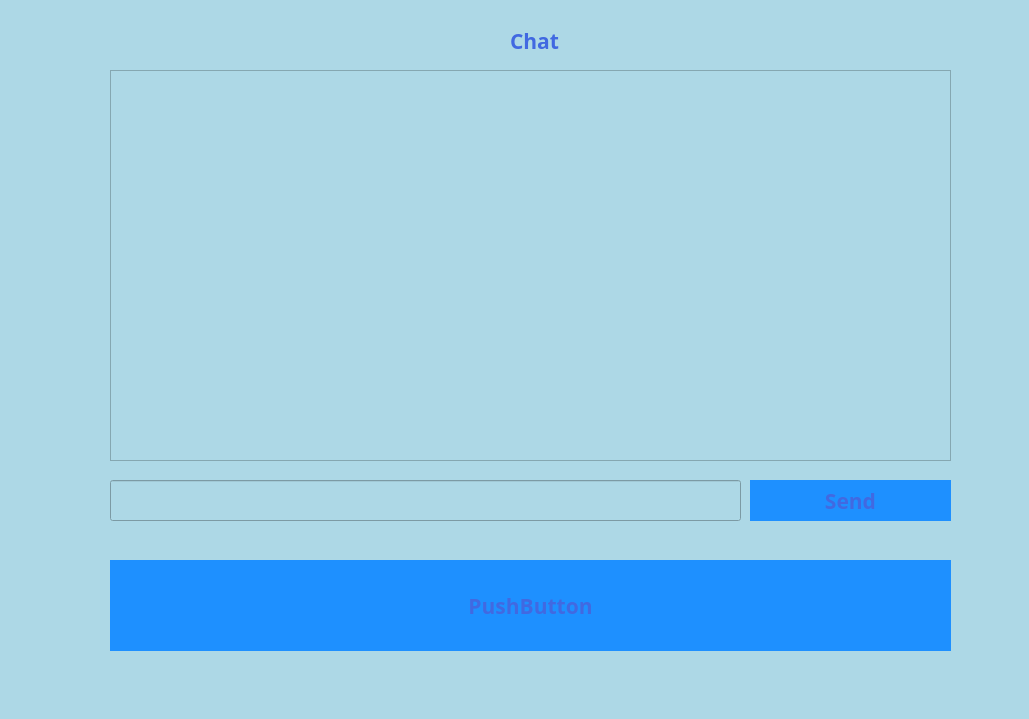
<?xml version="1.0" encoding="UTF-8"?>
<ui version="4.0">
 <class>MainWindow</class>
 <widget class="QMainWindow" name="MainWindow">
  <property name="geometry">
   <rect>
    <x>0</x>
    <y>0</y>
    <width>1029</width>
    <height>719</height>
   </rect>
  </property>
  <property name="windowTitle">
   <string>MainWindow</string>
  </property>
  <property name="styleSheet">
   <string notr="true">QWidget {
	color: #4169E1;
	background-color: #ADD8E6;
	font-family: Rubik;
	font-size: 16pt;
	font-weight: 600;
}

QPushButton {
	background-color: #1E90FF;
	border: none;
}
QPushButton:hover {
	background-color: #00BFFF;
}

QPushButton:pressed {
	background-color:#0000FF;
}

</string>
  </property>
  <widget class="QWidget" name="centralwidget">
   <widget class="QLabel" name="label">
    <property name="geometry">
     <rect>
      <x>510</x>
      <y>20</y>
      <width>101</width>
      <height>41</height>
     </rect>
    </property>
    <property name="font">
     <font>
      <family>Rubik</family>
      <pointsize>16</pointsize>
      <weight>75</weight>
      <bold>true</bold>
     </font>
    </property>
    <property name="text">
     <string>Chat</string>
    </property>
   </widget>
   <widget class="QTextBrowser" name="messages">
    <property name="geometry">
     <rect>
      <x>110</x>
      <y>70</y>
      <width>841</width>
      <height>391</height>
     </rect>
    </property>
   </widget>
   <widget class="QLineEdit" name="msg_line">
    <property name="enabled">
     <bool>false</bool>
    </property>
    <property name="geometry">
     <rect>
      <x>110</x>
      <y>480</y>
      <width>631</width>
      <height>41</height>
     </rect>
    </property>
   </widget>
   <widget class="QPushButton" name="send">
    <property name="enabled">
     <bool>false</bool>
    </property>
    <property name="geometry">
     <rect>
      <x>750</x>
      <y>480</y>
      <width>201</width>
      <height>41</height>
     </rect>
    </property>
    <property name="text">
     <string>Send</string>
    </property>
   </widget>
   <widget class="QPushButton" name="pushButton">
    <property name="geometry">
     <rect>
      <x>110</x>
      <y>560</y>
      <width>841</width>
      <height>91</height>
     </rect>
    </property>
    <property name="text">
     <string>PushButton</string>
    </property>
   </widget>
  </widget>
  <widget class="QStatusBar" name="statusbar"/>
 </widget>
 <resources/>
 <connections/>
</ui>
